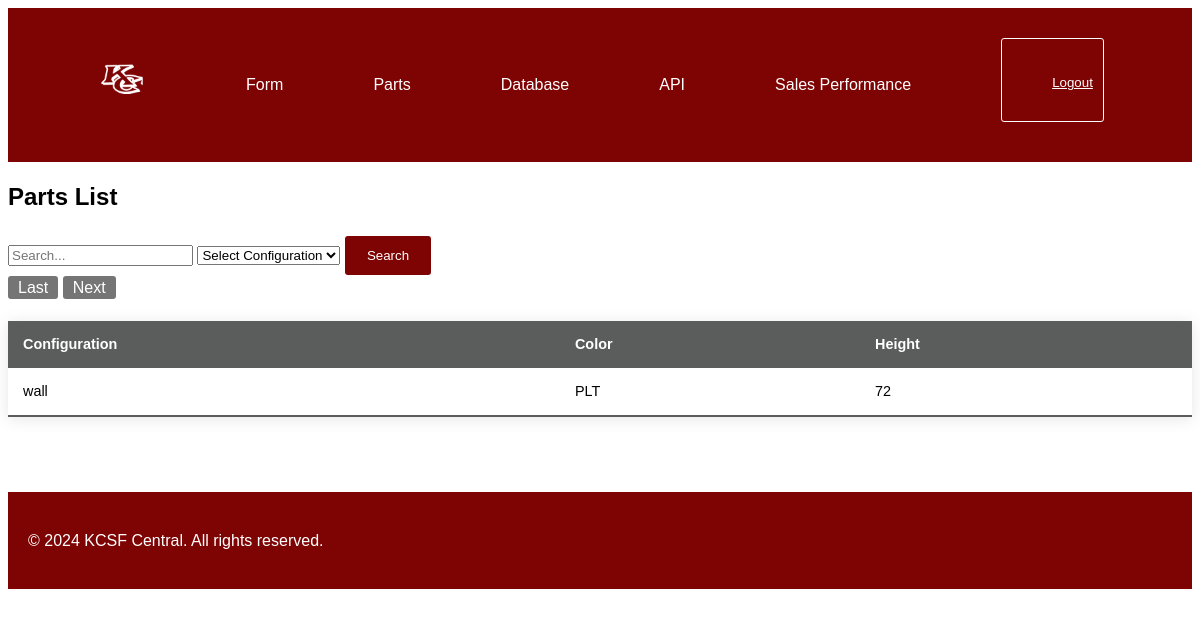
The page /parts/?page=2&q=&filter= (signed in) on the database its author committed.
### myapp/models.py (models this page shows)
class GondolaShelving(models.Model):
    CONFIGURATION_CHOICES = [('island', 'Island/Gondola (double-sided)'), ('wall', 'Wall (single-sided)')]
    COLOR_CHOICES = [('CHR', 'CHR'), ('PLT', 'PLT')]
    PANEL_TYPE_CHOICES = [('pegboard', 'Pegboard'), ('solid', 'Solid')]
    UPPER_SHELF_QUANTITY = [('0', '0'), ('1', '1'), ('2', '2'), ('3', '3'), ('4', '4'), ('5', '5'), ('6', '6')]
    SHELF_TYPE_CHOICES = [('TL', 'Tilt-in'), ('DL', 'Drop-in')]
    HEIGHT_CHOICES = [('48', '48 inches'), ('54', '54 inches'), ('60', '60 inches'), ('66', '66 inches'), ('72', '72 inches'), ('78', '78 inches'), ('84', '84 inches'), ('90', '90 inches'), ('96', '96 inches')]
    SIDE_A_BASE_WIDTH_CHOICES = [('13', '13 inches'), ('16', '16 inches'), ('19', '19 inches'), ('22', '22 inches'), ('25', '25 inches'), ('28', '28 inches'), ('31', '31 inches')]
    SIDE_B_BASE_WIDTH_CHOICES = [('13', '13 inches'), ('16', '16 inches'), ('19', '19 inches'), ('22', '22 inches'), ('25', '25 inches'), ('28', '28 inches'), ('31', '31 inches')]
    UPPER_SHELF_DEPTH_CHOICES = [('13', '13 inches'), ('16', '16 inches'), ('19', '19 inches'), ('22', '22 inches'), ('25', '25 inches'), ('28', '28 inches'), ('31', '31 inches')]
    BASE_HEIGHT_CHOICES= [('06', '6 inches'), ('LB', 'Low Base')]
    configuration = models.CharField(max_length=10, choices=CONFIGURATION_CHOICES, default='island')
    color = models.CharField(max_length=3, choices=COLOR_CHOICES, default='CHR')
    side_a_back_panel_type = models.CharField(max_length=8, choices=PANEL_TYPE_CHOICES, default='pegboard')
    side_b_back_panel_type = models.CharField(max_length=8, choices=PANEL_TYPE_CHOICES, default='pegboard')
    height = models.CharField(max_length=3, choices=HEIGHT_CHOICES, default='48')
    side_a_base_width = models.CharField(max_length=3, choices=SIDE_A_BASE_WIDTH_CHOICES, default='13')
    side_b_base_width = models.CharField(max_length=3, choices=SIDE_B_BASE_WIDTH_CHOICES, default='13')
    upper_shelf_quantity = models.CharField(max_length=1, choices=UPPER_SHELF_QUANTITY, default='0')
    upper_shelf_type = models.CharField(max_length=2, choices=SHELF_TYPE_CHOICES, default='TL')
    upper_shelf_depth = models.CharField(max_length=3, choices=UPPER_SHELF_DEPTH_CHOICES, default='13')
    base_height = models.CharField(max_length=2, choices=BASE_HEIGHT_CHOICES, default='06')
    date_added = models.DateTimeField(auto_now_add=True)

### myapp/views.py (the view)
# urls.py: path('parts/', display_parts, name='display-parts'),
@login_required
def display_parts(request):
    query = request.GET.get('q', '')  # Get the search term from the URL
    filter_by = request.GET.get('filter', '')  # Get the filter option from the URL
    shelvings = GondolaShelving.objects.all()
    if query:
        shelvings = shelvings.filter(
            Q(configuration__icontains=query) |
            Q(color__icontains=query) |
            Q(height__icontains=query)
        )
    if filter_by:
        shelvings = shelvings.filter(configuration=filter_by)
    paginator = Paginator(shelvings, 10)  # Show 10 shelvings per page
    page_number = request.GET.get('page')
    page_obj = paginator.get_page(page_number)
    return render(request, 'parts.html', {'page_obj': page_obj, 'query': query, 'filter_by': filter_by})

### myapp/templates/parts.html (shortened to what this page needs)
{% extends 'base.html' %}
{% block content %}
<body>
    <h1>Parts List</h1>
    <form method="get">
        <input type="text" name="q" value="{{ query }}" placeholder="Search...">
        <select name="filter">
            <option value="">Select Configuration</option>
        </select>
        <button type="submit">Search</button>
    </form>
    {% if page_obj.has_other_pages %}
        <div>
            <div>
                {% if page_obj.has_previous %}
                    <a href="?page=1&q={{ query }}&filter={{ filter_by }}" class="paginator">Last</a>
                    <a href="?page={{ page_obj.previous_page_number }}&q={{ query }}&filter={{ filter_by }}" class="paginator">Next</a>
                {% endif %}
            </div>
    {% endif %}
    {% if page_obj %}
        <table>
            <thead>
                <tr>
                    <th>Configuration</th>
                    <th>Color</th>
                    <th>Height</th>
                </tr>
            </thead>
            <tbody>
                {% for shelving in page_obj %}
                    <tr>
                        <td>{{ shelving.configuration }}</td>
                        <td>{{ shelving.color }}</td>
                        <td>{{ shelving.height }}</td>
                    </tr>
                {% endfor %}
            </tbody>
        </table>
    {% else %}
        <p>No shelving configurations found.</p>
    {% endif %}
</body>
{% endblock %}

### static/css/styles.css (style rules this page uses)
body { font-family: Arial, sans-serif; line-height: 1.6; color: #000000; }
table { width: 100%; border-collapse: collapse; margin: 20px 0; font-family: Arial, sans-serif; font-size: 0.9em; min-width: 600px; box-shadow: 0 2px 15px rgba(0, 0, 0, 0.1); }
thead { background-color: #5b5c5c; color: #ffffff; text-align: left; }
th, td { padding: 12px 15px; }
tbody tr { border-bottom: 1px solid #dddddd; }
tbody tr:last-of-type { border-bottom: 2px solid #5b5c5c; }
th { position: sticky; top: 0; }
h1 { color: #000000; font-size: 24px; margin-bottom: 20px; }
form { margin-top: 20px; }
form button { background-color: #7e0303; color: #ffffff; padding: 10px 20px; border: 2.5px solid #7e0303; border-radius: 3px; cursor: pointer; }
button[type="submit"] { background-color: #7e0303; color: #ffffff; padding: 10px 20px; border: 2.5px solid #7e0303; border-radius: 3px; cursor: pointer; }
.paginator { text-decoration: none; color: #ffffff; background-color: #757575; border-radius: 3px; padding: 3px 10px; }

### rows shown on the page
GondolaShelving: configuration "wall", color "PLT", height "72"
